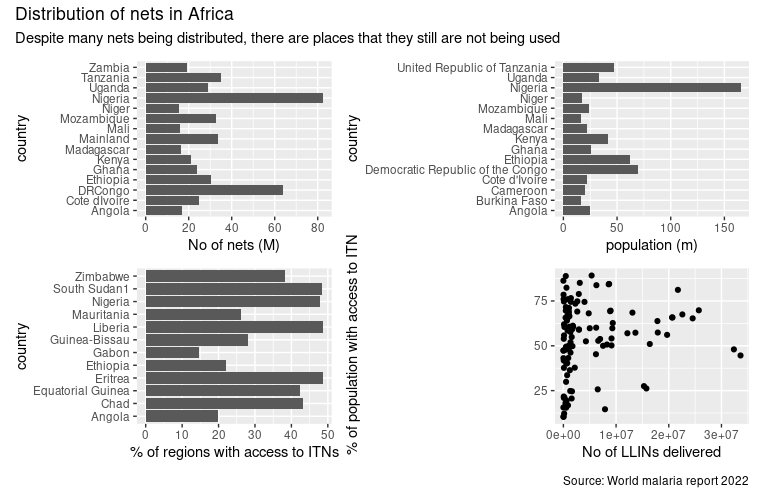

Generate this figure with R:
### import data
### import data
df <- read.delim("wmr_commodity_distribution.txt")
head(df)

## Are there places where nets are distributed but not used?
d1 <- df %>% filter(region=="Africa") %>%  group_by(country) %>% 
  summarise(ITNs = sum(No_of_LLINs_delivered)) %>% 
  dplyr::filter(ITNs>15000000)# %>% 
  
head(d1)

d1$country <- as.factor(d1$country)
levels(d1$country) <- c("Angola","Cote dIvoire", "DRCongo","Ethiopia","Ghana",
                        "Kenya","Madagascar","Mainland","Mali","Mozambique","Niger",
                        "Nigeria", "Uganda","Tanzania","Zambia"  )
g1 <- d1 %>% ggplot(aes(x = country, y = ITNs/1000000))+
  geom_col()+
  labs(y = "No of nets (M)")+
  coord_flip()
g1

## access to ITNs
g2 <- df %>% filter(region == "Africa") %>% 
  group_by(country) %>% 
  summarise(average_percent = mean(Modelled_percentage_of_population_with_access_to_an_ITN)) %>% 
  filter(average_percent<50) %>% 
  ggplot(aes(country, average_percent))+
  geom_col()+
  coord_flip()+
  labs(y = "% of regions with access to ITNs")
g2

g3 <- df %>% ggplot(aes(No_of_LLINs_delivered, Modelled_percentage_of_population_with_access_to_an_ITN))+
  geom_point()+
  labs(x = "No of LLINs delivered",
       y = " % of population with access to ITN")
g3

### import data
my_data <- read.delim("wmr_cases_deaths_modelling.txt")

## bar plot of population
g4 <- my_data %>% filter(region =="Africa") %>% group_by(country) %>% 
  summarise(total_pop = mean(population)/1000000) %>% 
  top_n(15) %>% 
  ggplot(aes(x = country, y = total_pop)) +
  geom_col() +
  labs(y = "population (m)")+
  coord_flip()
g4


graphs <- g1 +  g4 + g2 + 
  g3+ plot_layout(ncol = 2, guides = "collect")+
  plot_annotation(
    title = "Distribution of nets in Africa",
    subtitle = "Despite many nets being distributed, there are places that they still are not being used",
    caption = "Source: World malaria report 2022"
  )

graphs
